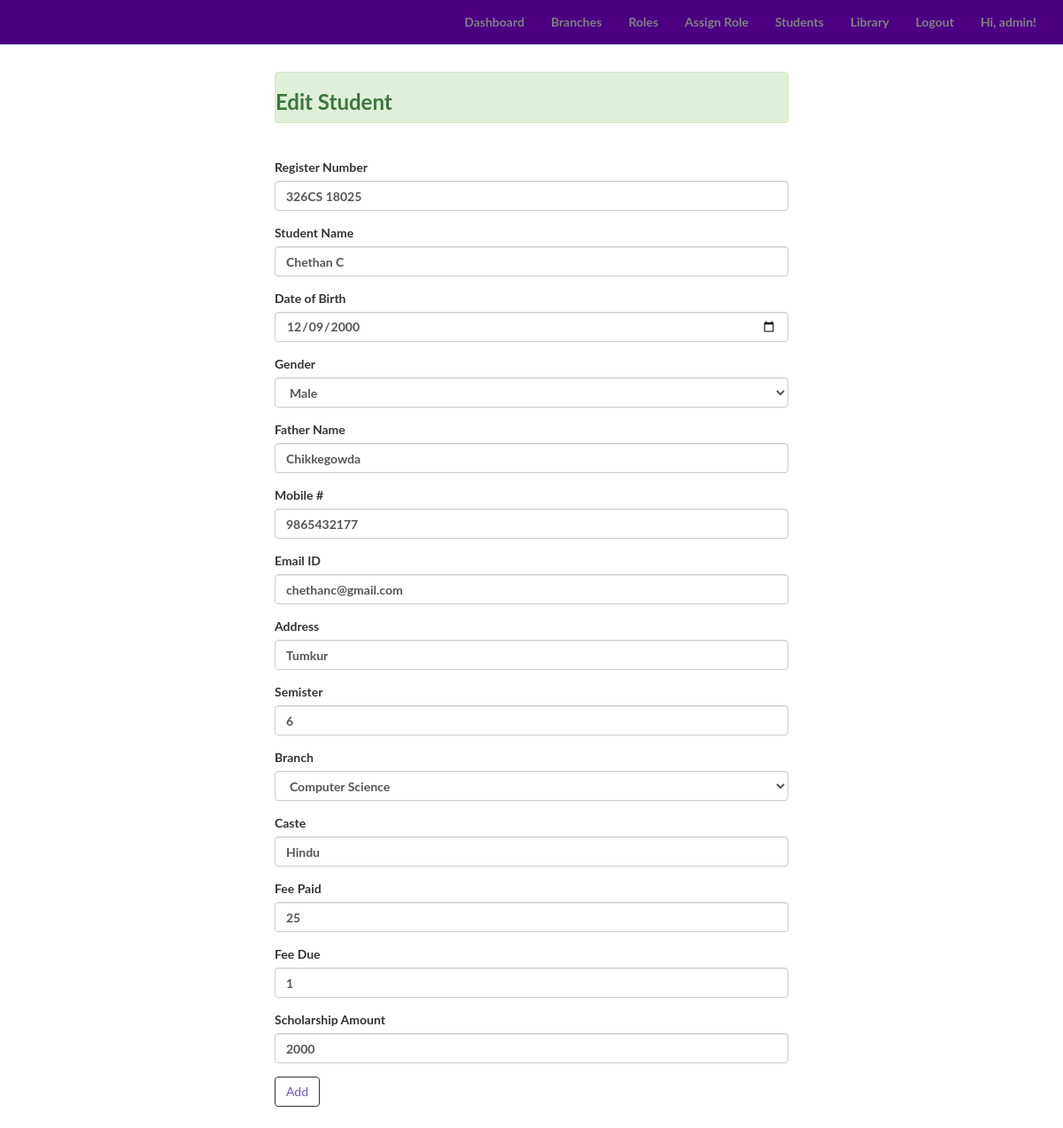
The page /admin/students2/edit/1 (signed in) on the database its author committed.
### app/models.py (models this page shows, shortened)
class Student(UserMixin, db.Model):
	__tablename__ = 'students'
	id = db.Column(db.Integer, primary_key=True)
	email = db.Column(db.String(60), index=True, unique=True)
	username = db.Column(db.String(60), index=True, unique=True)
	first_name = db.Column(db.String(60), index=True)
	last_name = db.Column(db.String(60), index=True)
	password_hash = db.Column(db.String(128))
	branch_id = db.Column(db.Integer, db.ForeignKey('branches.id'))
	role_id = db.Column(db.Integer, db.ForeignKey('roles.id'))
	is_admin = db.Column(db.Boolean, default=False)
	@property
	def password(self):
		raise AttributeError('password is not a readable attribute.')

class Student2(db.Model):
	__tablename__ = 'students2'
	id = db.Column(db.Integer, primary_key=True)
	regnum = db.Column(db.String(20), unique=True)
	sname = db.Column(db.String(120))
	dob = db.Column(db.DateTime)
	gender = db.Column(db.String(120))
	father = db.Column(db.String(120))
	mobile = db.Column(db.Integer)
	branch_id = db.Column(db.Integer, db.ForeignKey('branches.id'))
	branch = db.relationship('Branch')
	email = db.Column(db.String(120))
	caste = db.Column(db.String(120))
	address = db.Column(db.String(120))
	iamarks_id = db.Column(db.Integer, db.ForeignKey('iamarks.id'))
	semister = db.Column(db.String(150))
	fee_paid = db.Column(db.Integer)
	fee_due = db.Column(db.Integer)
	scholarship =db.Column(db.Integer)
	books_id = db.Column(db.Integer, db.ForeignKey('books.id'))

### app/admin/views.py (the view, shortened to what this page needs)
@admin.route('/students2/edit/<int:id>', methods=['GET', 'POST'])
@login_required
def edit_student2(id):
	check_admin()
	add_student2 = False
	student2 = Student2.query.get_or_404(id)
	form = Student2Form(obj=student2)
	form.scholarship.data = student2.scholarship
	form.fee_due.data = student2.fee_due
	form.fee_paid.data = student2.fee_paid
	form.branch.data = student2.branch
	form.semister.data = student2.semister
	form.caste.data = student2.caste
	form.email.data = student2.email
	form.address.data = student2.address
	form.mobile.data = student2.mobile
	form.father.data = student2.father
	form.gender.data = student2.gender
	form.sname.data = student2.sname
	form.dob.data = student2.dob
	form.regnum.data = student2.regnum
	return render_template('admin/students2/student2.html', action="Edit", add_student2=add_student2, form=form, student2=student2, title="Edit Student")

### app/admin/forms.py
class Student2Form(FlaskForm):
	regnum = StringField('Register Number', validators=[DataRequired()])
	sname = StringField('Student Name', validators=[DataRequired()])
	dob = DateField('Date of Birth', validators=[DataRequired()])
	gender = SelectField('Gender', choices=[('Male', 'Male'), ('Female', 'Female')])
	father = StringField('Father Name', validators=[DataRequired()])
	mobile = IntegerField('Mobile #', validators=[DataRequired()])
	email = StringField('Email ID')
	address = StringField('Address')
	semister = IntegerField('Semister')
	branch = QuerySelectField(query_factory=lambda: Branch.query.all(), get_label="name")
	caste = StringField('Caste', validators=[DataRequired()])
	fee_paid = IntegerField('Fee Paid', validators=[DataRequired()])
	fee_due = IntegerField('Fee Due', validators=[DataRequired()])
	scholarship = IntegerField('Scholarship Amount')
	submit=SubmitField('Add')

### app/admin/views.py (called while the page is built)
def check_admin():
	if not current_user.is_admin:
		abort(403)

### app/models.py (called while the page is built)
@login_manager.user_loader
def load_user(user_id):
	return Student.query.get(int(user_id))

	def __repr__(self):
		return(self.name)

### app/templates/admin/students2/student2.html (shortened to what this page needs)
{% import "bootstrap/wtf.html" as wtf %}
{% extends "base.html" %}
{% block body %}
<div class="content-section">
 <div class="outer">
    <div class="middle">
      <div class="inner">
        <div class="center">
            {% if add_student2 %}
               <div class="alert alert-success" role="alert"> <h3>Add Student</h3></div>
            {% else %}
               <div class="alert alert-success" role="alert"> <h3>Edit Student</h3></div>
            {% endif %}
            <br/>
            {{ wtf.quick_form(form) }}
        </div>
      </div>
    </div>
  </div>
</div>
{% endblock %}

### app/templates/base.html (shortened to what this page needs)
<html lang="en">
<head>
    <link href="https://maxcdn.bootstrapcdn.com/bootstrap/3.3.7/css/bootstrap.min.css" rel="stylesheet">
    <link href="{{ url_for('static', filename='css/style.css') }}" rel="stylesheet">
</head>
<body class="bg-light">
    <nav class="navbar navbar-default navbar-fixed-top topnav" role="navigation" style="background-color:#4B0082;">
        <div class="container topnav">
              <ul class="nav navbar-nav navbar-right">
{% if current_user.is_authenticated %}
      {% if current_user.is_admin %}
        <li><a href="{{ url_for('home.admin_dashboard') }}"><font-color="#ffffff">Dashboard</font></a></li>
        <li><a href="{{ url_for('admin.list_branches') }}">Branches</a></li>
        <li><a href="{{ url_for('admin.list_roles') }}">Roles</a></li>
        <li><a href="{{ url_for('admin.list_students') }}">Assign Role</a></li>
        <li><a href="{{ url_for('admin.list_students2') }}">Students</a></li>
        <li><a href="{{ url_for('admin.list_libraries') }}">Library</a></li>
      {% else %}
        <li><a href="{{ url_for('admin.branch_stud') }}">Dashboard</a></li>
      {% endif %}
      <li><a href="{{ url_for('auth.logout') }}">Logout</a></li>
      <li><a>  Hi, {{ current_user.username }}!</a></li>
    {% else %}
      <li><a href="{{ url_for('home.homepage') }}">Home</a></li>
      <li><a href="{{ url_for('auth.register') }}">Register</a></li>
      <li><a href="{{ url_for('auth.login') }}">Login</a></li>
    {% endif %}
</ul>
          </div>
    </nav>
    {% block body %}{% endblock %}
      <div class="push"></div>
</body>
</html>

### app/static/css/style.css (style rules this page uses)
.alert { padding: 0px; margin-bottom: 20px; }
body, html { width: 100%; height: 100%; }
body, h1, h2, h3, h4 { font-family: "Lato", "Helvetica Neue", Helvetica, Arial, sans-serif; font-weight: 700; #background-color: #ffffff; #color: gray; }
a, .navbar-default .navbar-brand, .navbar-default .navbar-nav>li>a { color: gray; }
.btn-default { border-color: #333; color: #6d51c2; }
.center { margin: auto; width: 50%; padding: 10px; }
.content-section { padding: 50px 0; border-top: 1px solid #e7e7e7; }
.footer, .push { clear: both; height: 4em; }
.topnav { font-size: 14px; }
.outer { display: table; position: absolute; height: 70%; width: 100%; }
.middle { display: table-cell; vertical-align: middle; }
.inner { margin-left: auto; margin-right: auto; }

### rows shown on the page
Student: username "admin"
Student2: regnum "326CS 18025", sname "Chethan C", dob "12/09/2000", gender "Male", father "Chikkegowda", mobile "9865432177", email "chethanc@gmail.com", address "Tumkur", semister "6", branch "Computer Science", caste "Hindu", fee_paid "25", fee_due "1", scholarship "2000"
